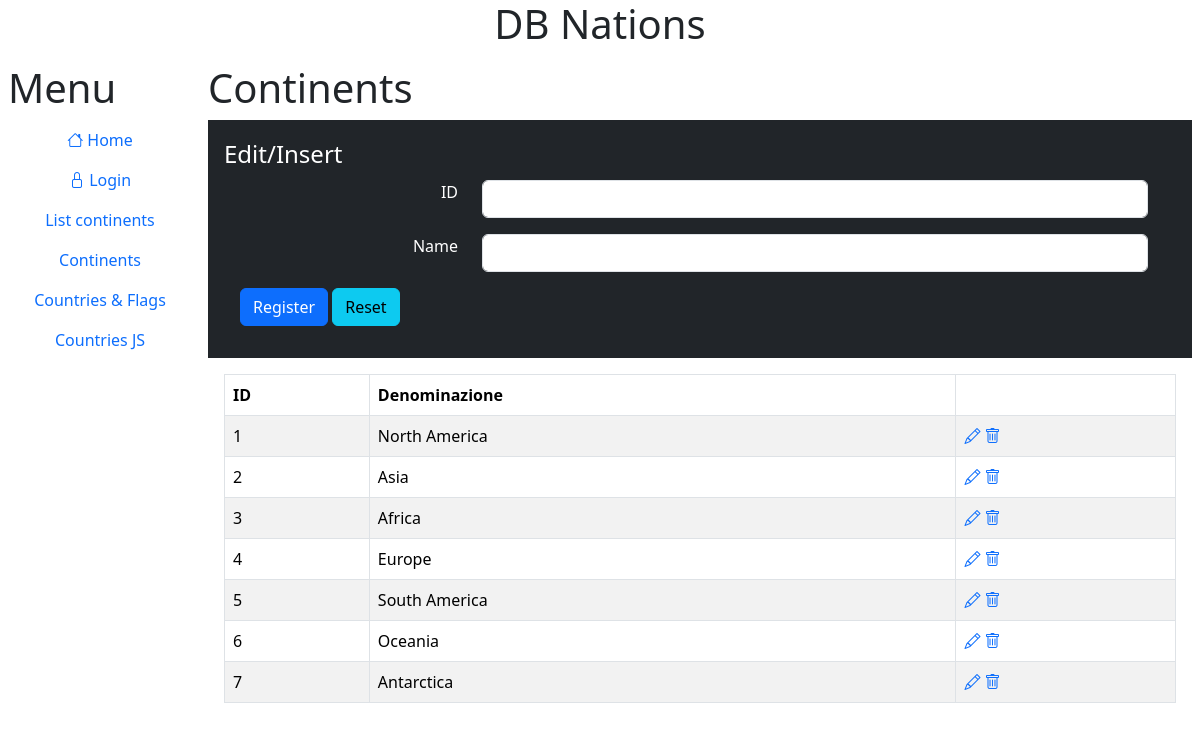
The page /?option=Continents on the database its author committed.
### tables this page shows
CREATE TABLE `continents` (
  `continent_id` int(11) NOT NULL AUTO_INCREMENT,
  `name` varchar(255) NOT NULL,
  PRIMARY KEY (`continent_id`)
);

### libs/Controller.php (called while the page is built, shortened)
<?php
abstract class Controller {
  function __construct()
  {
    $this->model = new $model_name;
  }
  function display(){
    include ("template/template.php");
  }
}

### components/continents/ControllerContinents.php (called while the page is built, shortened)
<?php
class ControllerContinents extends Controller {
  public function display()
  {
    $this->tpl['list'] = $this->model->getList();
    parent::display();
  }
}

### libs/DB.php (called while the page is built, shortened)
<?php
class DB
{
  private static $db = null;
  public static function getDb()
  {
      if (self::$db == null) {
          try {
              self::$db = new PDO("mysql:host=". DB_HOST ."; dbname=". DB_NAME .";charset=utf8", DB_USER, DB_PASSWORD);
              self::$db->setAttribute(PDO::ATTR_ERRMODE, PDO::ERRMODE_EXCEPTION);
              return self::$db;
          } catch (PDOException $e) {
              $err = $e->getMessage() . '<pre>' .$e->getTraceAsString() .'</pre>';
              die("Errore di connessione: " . $err);
          }
      } else {
          return self::$db;
      }
  }
  public static function getQuery($sql, $param = [])
  {
      $db = self::getDb();
      $tab = $db->prepare($sql);
      $tab->execute($param);
      $elenco = [];
      while ($riga = $tab->fetch(PDO::FETCH_OBJ)) {
          $elenco[] = $riga;
      }
      return $elenco;
  }
}

### components/continents/ModelContinents.php (called while the page is built, shortened)
<?php
class ModelContinents
{
  public function getList($filter = '1')
  {
    $list = DB::getQuery("
      SELECT *
        FROM continents
        WHERE ?
    ", [$filter]);
    return $list;
  }
}

### components/continents/ViewContinents.php (the view, shortened to what this page needs)
<h1>Continents</h1>
<form action="?option=continents&task=register" method="post">
    <fieldset class="bg-dark text-white p-3">
        <legend>Edit/Insert</legend>
        <div class="row m-3">
            <div class="col-3 text-end">
                <label for="continent_id" class="form-label">ID</label>
            </div>
            <div class="col-9">
                <input type="text"
                       name="continent_id"
                       value="<?= $this->model->continent_id ?>"
                       class="form-control"
                       readonly
                       >
            </div>
        </div>
        <div class="row m-3">
            <div class="col-3 text-end">
                <label for="name" class="form-label">Name</label>
            </div>
            <div class="col-9">
                <input type="text" name="name" value="<?= $this->model->name ?>" class="form-control">
            </div>
        </div>
        <p class="m-3">
            <button type="submit" name="register" class="btn btn-primary">Register</button>
            <button type="button" name="cancel" class="btn btn-info" onclick="window.location='?option=continents'">Reset</button>
        </p>
    </fieldset>
</form>
<section class="p-3">
    <?php
    $table = new HTMLTable;
    foreach ($this->tpl['list'] as $row) {
      $baseqs = "option=continents&id={$row->continent_id}";
      $row->edit = "<a href=\"?{$baseqs}&task=edit\"><span class=\"bi-pencil\" role=\"img\" aria-label=\"Edit\"></span></a>";
      $row->edit .= " <a href=\"?{$baseqs}&task=canc\"><i class=\"bi-trash\"></i></a>";
    }
    $table->setColumns([
        'continent_id' => 'ID',
        'name'=>'Denominazione',
        'edit'=>'']);
    $table->setList($this->tpl['list']);
    echo $table;
    ?>
</section>

### libs/HTMLTable.php (shortened to what this page needs)
<?php
class HTMLTable {
  private $columns = [];
  private $list = [];
  private $title = "";
  public function setColumns($columns){
    $this->columns = $columns;
  }
  public function setList($list){
    $this->list = $list;
  }
  public function __toString(){
    $t = !empty($this->title)
            ? "<caption class=\"caption-top text-center\">{$this->title}</caption>"
            : "";
    $r = "<table class=\"table table-bordered table-striped\">
           {$t}
           <thead>
             <tr>";
    foreach($this->columns as $sqlname=>$name){
      $r .= "<th>{$name}</th>";
    }
    $r.='</tr>
        </thead>
      <tbody>';
    foreach($this->list as $riga){
      $r .= "<tr>";
      foreach($this->columns as $sqlname=>$name){
        $r .= "<td>{$riga->$sqlname}</td>";
      }
      $r .= "</tr>";
    }
    $r.= "</tbody></table>";
    return $r;
  }
}

### rows shown on the page
continents: sqlname "1", sqlname "North America"
continents: sqlname "2", sqlname "Asia"
continents: sqlname "3", sqlname "Africa"
continents: sqlname "4", sqlname "Europe"
continents: sqlname "5", sqlname "South America"
continents: sqlname "6", sqlname "Oceania"
continents: sqlname "7", sqlname "Antarctica"

### other values the page prints
$name "ID"
$name "Denominazione"
